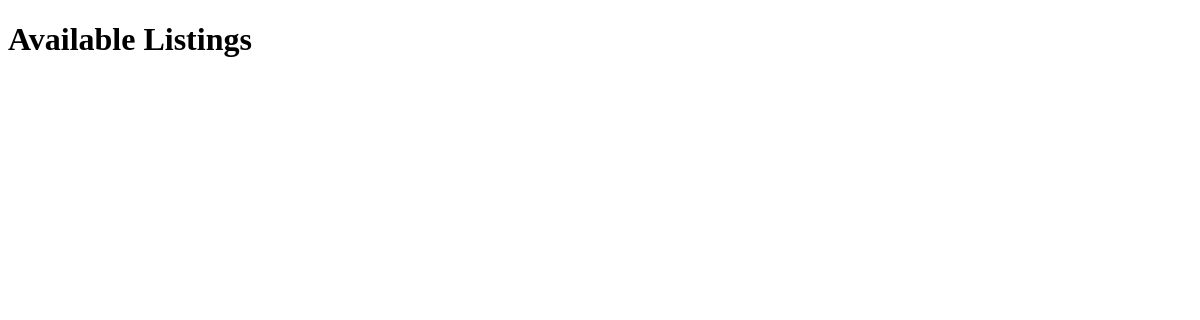
Before: / with the older database file.
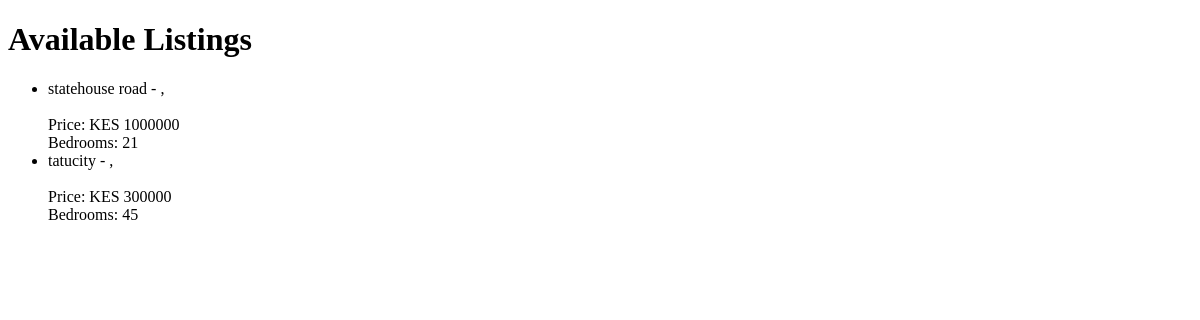
After: the same page with the newer database file.
### housesApp/models.py (models this page shows, shortened)
class houseListing(models.Model):
    title = models.CharField(max_length=255)
    price = models.IntegerField()
    square_feet = models.IntegerField()
    no_of_bedrooms = models.IntegerField()
    address = models.CharField(max_length=255)
    image = models.ImageField(upload_to='uploads/')

### housesApp/views.py (the view)
# urls.py: path('', views.house_listing, name="Home"),
def house_listing(request):
    listings = houseListing.objects.all()  # Assuming houseListingModel is your model
    context = {
        'listings': listings
    }
    return render(request, 'listings.html', context)

### housesApp/templates/listings.html (shortened to what this page needs)
<!DOCTYPE html>
<html>
<head>
</head>
<body>
    <h1>Available Listings</h1>
    <ul>
        {% for listing in listings %}
            <li>
                {{ listing.address }} - {{ listing.city }}, {{ listing.state }} {{ listing.zipcode }}<br>
                {{ listing.description }}<br>
                Price: KES {{ listing.price }}<br>
                Bedrooms: {{ listing.no_of_bedrooms }} <br>
            </li>
        {% endfor %} </ul>
</body>
</html>

Changed rows visible on the page:
added houseListing: address "statehouse road", price "1000000", no_of_bedrooms "21"
added houseListing: address "tatucity", price "300000", no_of_bedrooms "45"
